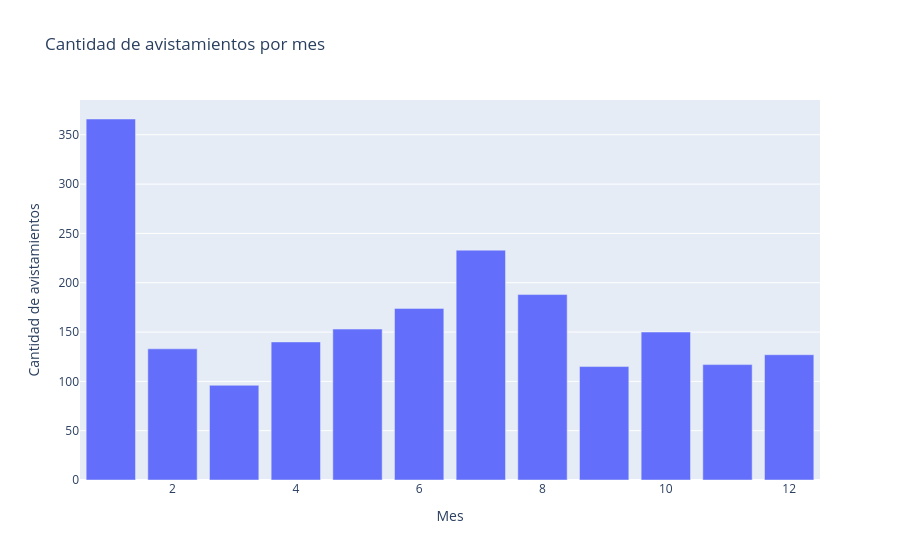

The notebook cell saved with this chart:
### Markdown cell above
### pregunta 5 ¿En qué meses del año se registraron más avistamientos de felinos? Gráfico de barras

### Code cell
meses = feli["month"].value_counts().sort_index()

fig = px.bar(
    x=meses.index,
    y=meses.values,
    title="Cantidad de avistamientos por mes",
    labels={
        "x": "Mes",
        "y": "Cantidad de avistamientos"
    }
)

fig.show()

### Figure 1 — Plotly figure (JSON) as saved in the notebook; plotly's stock layout.template omitted (floating-point values rounded to 4 significant figures)
{"data": [{"hovertemplate": "Mes=%{x}<br>Cantidad de avistamientos=%{y}<extra></extra>", "legendgroup": "", "marker": {"color": "#636efa", "pattern": {"shape": ""}}, "name": "", "orientation": "v", "showlegend": false, "textposition": "auto", "type": "bar", "x": [1.0, 2.0, 3.0, 4.0, 5.0, 6.0, 7.0, 8.0, 9.0, 10.0, 11.0, 12.0], "xaxis": "x", "y": [366, 133, 96, 140, 153, 174, 233, 188, 115, 150, 117, 127], "yaxis": "y"}], "layout": {"barmode": "relative", "legend": {"tracegroupgap": 0}, "title": {"text": "Cantidad de avistamientos por mes"}, "xaxis": {"anchor": "y", "domain": [0, 1], "title": {"text": "Mes"}}, "yaxis": {"anchor": "x", "domain": [0, 1], "title": {"text": "Cantidad de avistamientos"}}}}
